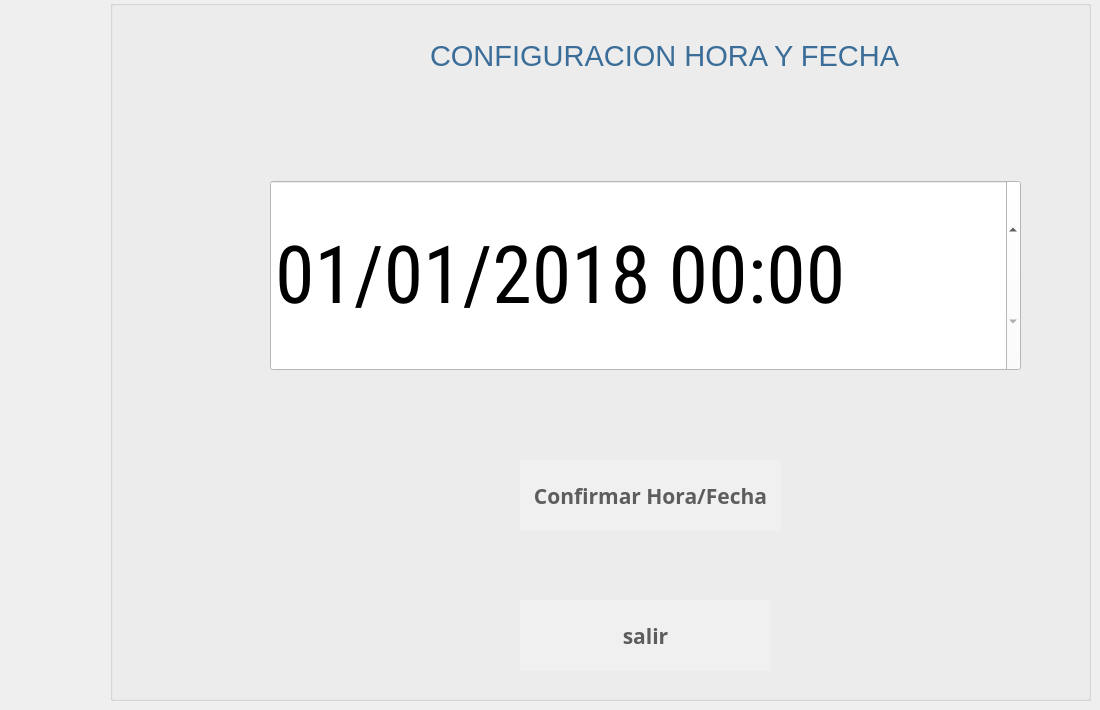
   <widget class="QWidget" name="page_15">
    <widget class="QGroupBox" name="groupBox_10">
     <property name="geometry">
      <rect>
       <x>110</x>
       <y>0</y>
       <width>981</width>
       <height>701</height>
      </rect>
     </property>
     <property name="title">
      <string/>
     </property>
     <widget class="QPushButton" name="bcambiarFecha">
      <property name="geometry">
       <rect>
        <x>410</x>
        <y>460</y>
        <width>261</width>
        <height>71</height>
       </rect>
      </property>
      <property name="font">
       <font>
        <family>Ubuntu Mono</family>
        <pointsize>16</pointsize>
        <weight>75</weight>
        <italic>false</italic>
        <bold>true</bold>
        <underline>false</underline>
       </font>
      </property>
      <property name="toolTip">
       <string>Ayuda</string>
      </property>
      <property name="toolTipDuration">
       <number>3</number>
      </property>
      <property name="whatsThis">
       <string extracomment="help"/>
      </property>
      <property name="styleSheet">
       <string notr="true">background-color:rgb(240, 240, 240);
color:rgb(93, 93, 93);
border-radius:80%</string>
      </property>
      <property name="text">
       <string>Confirmar Hora/Fecha</string>
      </property>
      <property name="icon">
       <iconset>
        <normaloff>../../../../../../../media/pi/persistence/home/cajsSATELITE/eum/app/cajeroF/iconos/fl.png</normaloff>../../../../../../../media/pi/persistence/home/cajsSATELITE/eum/app/cajeroF/iconos/fl.png</iconset>
      </property>
      <property name="iconSize">
       <size>
        <width>40</width>
        <height>40</height>
       </size>
      </property>
     </widget>
     <widget class="QLabel" name="ltime_67">
      <property name="geometry">
       <rect>
        <x>320</x>
        <y>40</y>
        <width>491</width>
        <height>31</height>
       </rect>
      </property>
      <property name="font">
       <font>
        <family>Segoe UI</family>
        <pointsize>22</pointsize>
        <weight>50</weight>
        <italic>false</italic>
        <bold>false</bold>
       </font>
      </property>
      <property name="styleSheet">
       <string notr="true">background-color:transparent;
color:rgb(59, 109, 153);

</string>
      </property>
      <property name="text">
       <string>CONFIGURACION HORA Y FECHA</string>
      </property>
     </widget>
     <widget class="QDateTimeEdit" name="dtime">
      <property name="geometry">
       <rect>
        <x>160</x>
        <y>180</y>
        <width>751</width>
        <height>191</height>
       </rect>
      </property>
      <property name="font">
       <font>
        <family>Roboto Condensed</family>
        <pointsize>60</pointsize>
        <weight>50</weight>
        <italic>false</italic>
        <bold>false</bold>
       </font>
      </property>
      <property name="styleSheet">
       <string notr="true">background-color:white</string>
      </property>
      <property name="correctionMode">
       <enum>QAbstractSpinBox::CorrectToPreviousValue</enum>
      </property>
      <property name="date">
       <date>
        <year>2018</year>
        <month>1</month>
        <day>1</day>
       </date>
      </property>
      <property name="displayFormat">
       <string>MM/dd/yyyy HH:mm</string>
      </property>
      <property name="timeSpec">
       <enum>Qt::LocalTime</enum>
      </property>
     </widget>
     <widget class="QPushButton" name="bsalirCambiarFecha">
      <property name="geometry">
       <rect>
        <x>410</x>
        <y>600</y>
        <width>251</width>
        <height>71</height>
       </rect>
      </property>
      <property name="font">
       <font>
        <family>Ubuntu Mono</family>
        <pointsize>16</pointsize>
        <weight>75</weight>
        <italic>false</italic>
        <bold>true</bold>
        <underline>false</underline>
       </font>
      </property>
      <property name="toolTip">
       <string>Ayuda</string>
      </property>
      <property name="toolTipDuration">
       <number>3</number>
      </property>
      <property name="whatsThis">
       <string extracomment="help"/>
      </property>
      <property name="styleSheet">
       <string notr="true">background-color:rgb(240, 240, 240);
color:rgb(93, 93, 93);
border-radius:80%</string>
      </property>
      <property name="text">
       <string>salir</string>
      </property>
      <property name="icon">
       <iconset>
        <normaloff>../../../../../../../media/pi/persistence/home/cajsSATELITE/eum/app/cajeroF/iconos/fb5.png</normaloff>../../../../../../../media/pi/persistence/home/cajsSATELITE/eum/app/cajeroF/iconos/fb5.png</iconset>
      </property>
      <property name="iconSize">
       <size>
        <width>40</width>
        <height>40</height>
       </size>
      </property>
     </widget>
    </widget>
   </widget>
